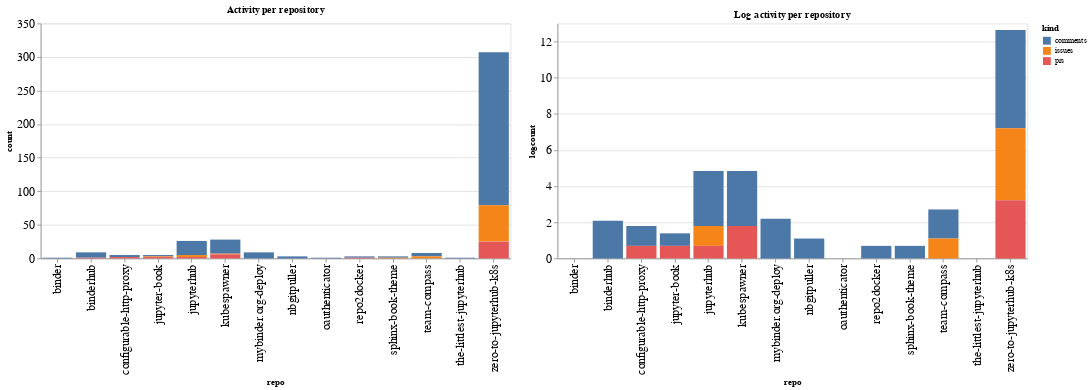

Here is the notebook cell this chart was saved with:
### Code cell
ch1 = alt.Chart(repo_summaries, width=600, title="Activity per repository").mark_bar().encode(
    x='repo',
    y='count',
    color='kind',
    tooltip="kind"
)

ch2 = alt.Chart(repo_summaries, width=600, title="Log activity per repository").mark_bar().encode(
    x='repo',
    y='logcount',
    color='kind',
    tooltip="kind"
)

ch1 | ch2

### Figure 1 — Vega-Lite specification as saved in the notebook (floating-point values rounded to 4 significant figures)
{"config": {"axisLeft": {"labelFontSize": 15}, "axisBottom": {"labelFontSize": 15}}, "hconcat": [{"mark": "bar", "encoding": {"color": {"type": "nominal", "field": "kind"}, "tooltip": {"type": "nominal", "field": "kind"}, "x": {"type": "nominal", "field": "repo"}, "y": {"type": "quantitative", "field": "count"}}, "title": "Activity per repository", "width": 600}, {"mark": "bar", "encoding": {"color": {"type": "nominal", "field": "kind"}, "tooltip": {"type": "nominal", "field": "kind"}, "x": {"type": "nominal", "field": "repo"}, "y": {"type": "quantitative", "field": "logcount"}}, "title": "Log activity per repository", "width": 600}], "data": {"name": "data-686cdda176e7e1d875197ca5cdd05cc2"}, "$schema": "https://vega.github.io/schema/vega-lite/v4.8.1.json", "datasets": {"data-686cdda176e7e1d875197ca5cdd05cc2": [{"repo": "binder", "kind": "comments", "count": 1, "logcount": 0.0}, {"repo": "binderhub", "kind": "comments", "count": 8, "logcount": 2.079}, {"repo": "binderhub", "kind": "prs", "count": 1, "logcount": 0.0}, {"repo": "configurable-http-proxy", "kind": "comments", "count": 3, "logcount": 1.099}, {"repo": "configurable-http-proxy", "kind": "prs", "count": 2, "logcount": 0.6931}, {"repo": "jupyter-book", "kind": "comments", "count": 2, "logcount": 0.6931}, {"repo": "jupyter-book", "kind": "issues", "count": 1, "logcount": 0.0}, {"repo": "jupyter-book", "kind": "prs", "count": 2, "logcount": 0.6931}, {"repo": "jupyterhub", "kind": "comments", "count": 21, "logcount": 3.045}, {"repo": "jupyterhub", "kind": "issues", "count": 3, "logcount": 1.099}, {"repo": "jupyterhub", "kind": "prs", "count": 2, "logcount": 0.6931}, {"repo": "kubespawner", "kind": "comments", "count": 21, "logcount": 3.045}, {"repo": "kubespawner", "kind": "issues", "count": 1, "logcount": 0.0}, {"repo": "kubespawner", "kind": "prs", "count": 6, "logcount": 1.792}, {"repo": "mybinder.org-deploy", "kind": "comments", "count": 9, "logcount": 2.197}, {"repo": "nbgitpuller", "kind": "comments", "count": 3, "logcount": 1.099}, {"repo": "oauthenticator", "kind": "comments", "count": 1, "logcount": 0.0}, {"repo": "repo2docker", "kind": "comments", "count": 2, "logcount": 0.6931}, {"repo": "repo2docker", "kind": "prs", "count": 1, "logcount": 0.0}, {"repo": "sphinx-book-theme", "kind": "comments", "count": 2, "logcount": 0.6931}, {"repo": "sphinx-book-theme", "kind": "issues", "count": 1, "logcount": 0.0}, {"repo": "team-compass", "kind": "comments", "count": 5, "logcount": 1.609}, {"repo": "team-compass", "kind": "issues", "count": 3, "logcount": 1.099}, {"repo": "the-littlest-jupyterhub", "kind": "comments", "count": 1, "logcount": 0.0}, {"repo": "zero-to-jupyterhub-k8s", "kind": "comments", "count": 228, "logcount": 5.429}, {"repo": "zero-to-jupyterhub-k8s", "kind": "issues", "count": 54, "logcount": 3.989}, {"repo": "zero-to-jupyterhub-k8s", "kind": "prs", "count": 25, "logcount": 3.219}]}}
